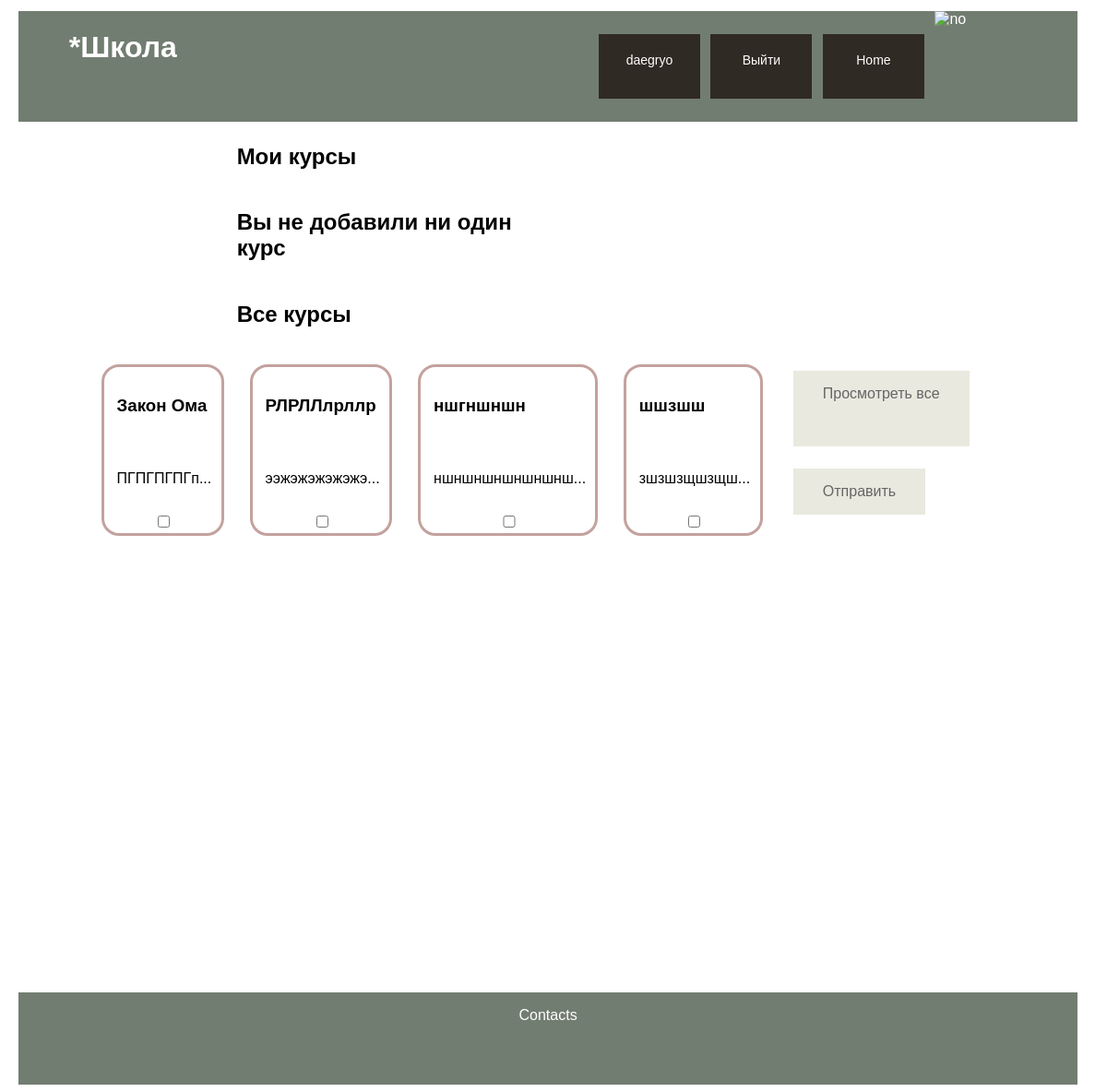
Page /home (signed in) on the committed database.
### data/users.py (models this page shows, shortened)
class User(SqlAlchemyBase, UserMixin):
    __tablename__ = 'users'
    id = sqlalchemy.Column(sqlalchemy.Integer,
                           primary_key=True, autoincrement=True)
    name = sqlalchemy.Column(sqlalchemy.String, nullable=True)
    about = sqlalchemy.Column(sqlalchemy.String, nullable=True)
    email = sqlalchemy.Column(sqlalchemy.String,
                              index=True, unique=True, nullable=True)
    hashed_password = sqlalchemy.Column(sqlalchemy.String, nullable=True)
    created_date = sqlalchemy.Column(sqlalchemy.DateTime,
                                     default=datetime.datetime.now)
    photo = sqlalchemy.Column(sqlalchemy.String, default='default.jpg')
    user_course = orm.relationship("UserCourse", back_populates='user')

### data/courses.py (models this page shows)
class Course(SqlAlchemyBase):
    __tablename__ = 'courses'
    id = sqlalchemy.Column(sqlalchemy.Integer,
                           primary_key=True, autoincrement=True)
    title = sqlalchemy.Column(sqlalchemy.String, nullable=True)
    content = sqlalchemy.Column(sqlalchemy.String, nullable=True)
    created_date = sqlalchemy.Column(sqlalchemy.DateTime,
                                     default=datetime.datetime.now)
    user_course = orm.relationship("UserCourse", back_populates='course')

### main.py (the view, shortened to what this page needs)
@app.route('/home', methods=['GET', 'POST'])
def home():
    global userinf
    form = HomeForm()
    db_sess = db_session.create_session()
    id_newcourses = ''
    all_courses = db_sess.query(Course).all()
    if current_user.is_authenticated:
        id_courses = db_sess.query(UserCourse).filter(UserCourse.user_id == current_user.id).all()
        my_courses = []
        if id_courses != []:
            for el in id_courses:
                courses = db_sess.query(Course).filter(Course.id == el.id_course).first()
                my_courses.append(courses)
            id_newcourses = []
            for el in my_courses:
                id_newcourses.append(el.id)
        else:
            my_courses = '1'
    else:
        my_courses = ''
    for el in all_courses:
        print(str(el.id) in id_newcourses)
    print(id_newcourses)
    print(all_courses)
    return render_template('home.html', course=all_courses, my_courses=my_courses, len=len(my_courses), form=form, checked=id_newcourses, userinf=current_user)

### forms/home.py
class HomeForm(FlaskForm):
    submit = SubmitField('Отправить')

### data/db_session.py (called while the page is built)
def create_session() -> Session:
    global __factory
    return __factory()

### main.py (called while the page is built)
@login_manager.user_loader
def load_user(user_id):
    db_sess = db_session.create_session()
    return db_sess.query(User).get(user_id)

### templates/home.html (shortened to what this page needs)
{% extends "base.html" %}
{% block content %}
{% if my_courses != '' %}
<h2 class="usernames">Мои курсы</h2><br>
    {% if my_courses != '1' %}
    <div class="otstup">
        <div class="courses">
            {% for i in range(len) %}
            {% if i < 3 %}
                <div class="onecourse">
                    <h3 class="text-course"><a  class='card-a' href="/">{{ my_courses[i].title }}</a></h3>
                        <p class="text-course"><a  class='card-a' href="/">{{ my_courses[i].content[:30] }}...</a></p>
                    <p class="text-course"><u>Добавлен</u></p>
                </div>
            {% endif %}
        {% endfor %}
        <a class="button1" href="/home/my-courses">Просмотреть все</a>
        </div>
    </div>
    {% else %}
    <h2 class="usernames">Вы не добавили ни один курс</h2><br>
    {% endif %}
{% endif %}
<h2 class="usernames">Все курсы</h2><br>
<div class="otstup">
<form action="" method="post">
<div class="courses">
    {% for i in range(4) %}
        <div class="onecourse">
            <h3 class="text-course"><a  class='card-a' href="/">{{ course[i].title }}</a></h3>
                <p class="text-course"><a  class='card-a' href="/">{{ course[i].content[:30] }}...</a></p>
                {% if userinf != '' %}
                    {% if checked != '' %}
                        {% if course[i].id in checked %}
                                <p class="text-course"><u>Добавлен</u></p>
                        {% else %}
                            <input type="checkbox" name="check_box" value="{{ course[i].id }}">
                        {% endif %}
                    {% else %}
                         <input type="checkbox" name="check_box" value="{{ course[i].id }}">
                    {% endif %}
                {% endif %}
        </div>
    {% endfor %}
    <div class="home-buttons">
    <a class="button1" href="/home/all-courses">Просмотреть все</a>
        {% if userinf != '' %}
            <p>{{ form.submit(type="submit", class="button1") }}</p>
        {% endif %}
    </div>
    </div>
    </form>
</div>
{% endblock %}

### templates/base.html (shortened to what this page needs)
<!DOCTYPE html>
<html lang="en">
<head>
        <link rel="stylesheet" href="../../../static/styles.css">
</head>
<body>
    <div class="head">
        <h1 class="name">*Школа</h1>
        {% if current_user.is_authenticated %}
            <a class="button" href="/home/personal-class/<{{ current_user.email }}>">{{ current_user.name }}</a>
            <a class="button" href="/logout">Выйти</a>
            <a href="/home" class="button">Home</a>
            <img class="avatar" src="../../../static/avatars/{{ current_user.photo }}" alt="no">
    {% else %}
            <a href="/login" class="button">Log In</a>
            <a href="/login/registration" class="button">Register</a>
            <a href="/home" class="button">Home</a>
    {% endif %}
        </div>
</body>
<main role="main" class="container">
    {% block content %}{% endblock %}
</main>
<footer>
    <div class="footer">
            <p>
                Contacts
            </p>
    </div>
</footer>
</html>

### static/styles.css (style rules this page uses)
.head { display: flex; flex-direction: row; flex-wrap: wrap; justify-content: center; margin-left: 1%; margin-right: 1%; margin-top: 1%; background-color: rgb(114,125,113); font-family: Verdana, Helvetica, Arial, sans-serif; width: 97%; height: 120px; padding-buttom: 1%; color: #FFFFFF; }
.head img { width: 100px; height: 100px; }
.name { display: inline-block; width: 50%; margin-buttom: 100%; font-family: Verdana, Helvetica, Arial, sans-serif; }
.button { position: relative; background-color: #302a24; border: none; font-size: 14px; color: #FFFFFF; padding: 20px; width: 70px; height: 30px; text-align: center; transition-duration: 0.4s; text-decoration: none; overflow: hidden; cursor: pointer; margin-right: 1%; align-self: center; }
.button1 { background-color: #DDDBCB; border: none; color: black; padding: 16px 32px; text-align: center; font-size: 16px; margin: 4px 2px; opacity: 0.6; transition: 0.3s; display: inline-block; text-decoration: none; cursor: pointer; font-family: Verdana, Helvetica, Arial, sans-serif; }
.footer { margin-left: 1%; margin-right: 1%; margin-top: 40%; text-align: center; display: inline-block; background-color: rgb(114,125,113); color: #FFFFFF; font-family: Verdana, Helvetica, Arial, sans-serif; width: 97%; height: 100px; }
.usernames { display: inline-block; width: 30%; font-family: Verdana, Helvetica, Arial, sans-serif; text-align: left; margin-top: 2%; margin-left: 21%; }
.otstup { margin: 2%; }
.courses { display: flex; flex-direction: row; flex-wrap: wrap; justify-content: center; }
.courses a { height: 50px; align-self: center; }
.onecourse { display: flex; flex-direction: column; flex-wrap: wrap; justify-content: flex-start ; outline: solid rgb(195,162,158); border-radius: 1rem; margin-right: 3%; font-family: Verdana, Helvetica, Arial, sans-serif; }
.text-course { padding: .75rem; margin-left: 1% }
.card-a { text-decoration:none; color: black; }
.home-buttons { display: flex; flex-direction: column; flex-wrap: wrap; justify-content: flex-start; margin-right: 3%; font-family: Verdana, Helvetica, Arial, sans-serif; align-self: center; }

### rows in the picture
User: name "daegryo"
Course: title "Закон Ома", content "ПГПГПГПГп"
Course: title "РЛРЛЛлрллр", content "ээжэжэжэжэжэ"
Course: title "ншгншншн", content "ншншншншншншнш"
Course: title "шшзшш", content "зшзшзщшзщш"
